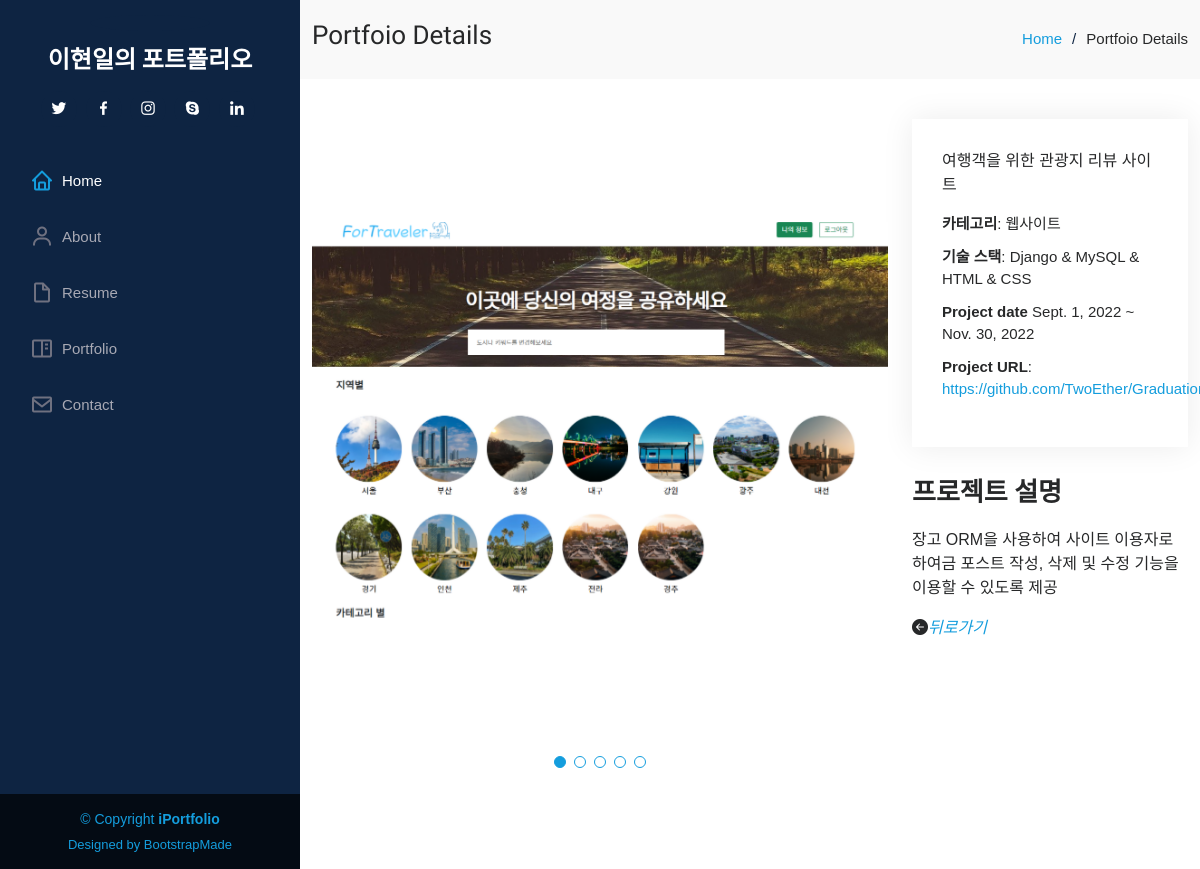
Before: /4/ with the older database file.
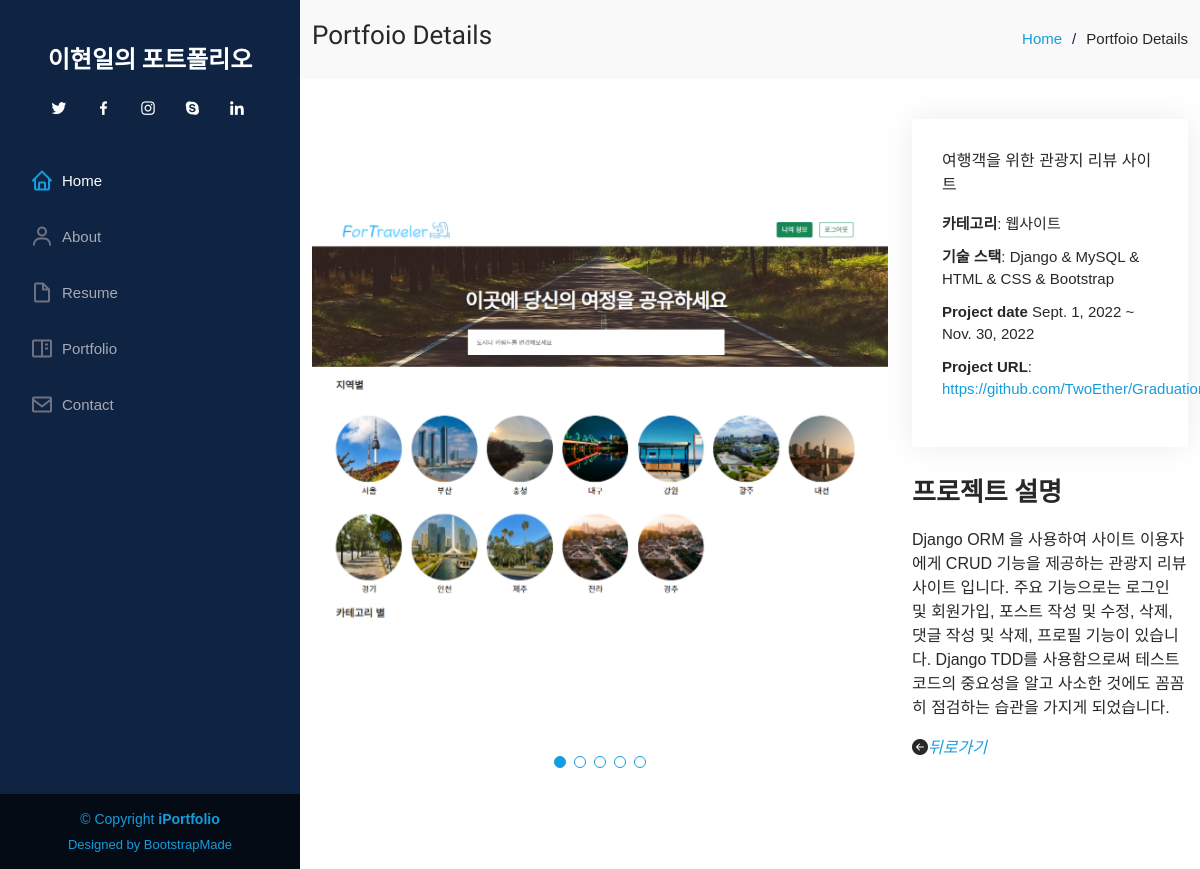
After: the same page with the newer database file.
### post/models.py (models this page shows, shortened)
class Post(models.Model):
    head_image = models.ImageField(upload_to='post/images', null=True)
    image1 = models.ImageField(upload_to='post/images')
    image2 = models.ImageField(upload_to='post/images')
    image3 = models.ImageField(upload_to='post/images')
    image4 = models.ImageField(upload_to='post/images', null=True)
    image5 = models.ImageField(upload_to='post/images', null=True)
    proj_title = models.TextField()
    proj_start = models.DateField(null=True)
    proj_end = models.DateField(null=True)
    proj_exp = models.TextField()
    proj_url = models.URLField()
    proj_team = models.TextField()
    proj_stack = models.TextField(null=True)

### post/views.py (the view)
# urls.py: path('<int:pk>/', views.PostDetail.as_view(), name='detail'),
class PostDetail(DetailView):
    model = Post

### post/templates/post/post_detail.html (shortened to what this page needs)
{% extends 'post/base.html' %}
{% load static %}
{% block body %}
  <main id="main">
    <section id="breadcrumbs" class="breadcrumbs">
      <div class="container">
        <div class="d-flex justify-content-between align-items-center">
          <h2>Portfoio Details</h2>
          <ol>
            <li><a href="{% url 'post:home' %}">Home</a></li>
            <li>Portfoio Details</li>
          </ol>
        </div>
      </div>
    </section>
    <section id="portfolio-details" class="portfolio-details">
      <div class="container">
        <div class="row gy-4">
          <div class="col-lg-8">
            <div class="portfolio-details-slider swiper">
              <div class="swiper-wrapper align-items-center">
                <div class="swiper-slide">
                  <img src="{{post.image1.url}}" alt="">
                </div>
              </div>
              <div class="swiper-pagination"></div>
            </div>
          </div>
          <div class="col-lg-4">
            <div class="portfolio-info">
              <p>{{post.proj_title}}<p>
              <ul>
                <li><strong>카테고리</strong>: 웹사이트</li>
                <li><strong>기술 스택</strong>: {{post.proj_stack}}</li>
                <li><strong>Project date</strong> {{post.proj_start}} ~ {{post.proj_end}}</li>
                <li><strong>Project URL</strong>: <a href="{{post.proj_url}}">{{post.proj_url}}</a></li>
              </ul>
            </div>
            <div class="portfolio-description">
              <h2>프로젝트 설명</h2>
              <p>
                {{post.proj_exp}}
              </p>
            </div>
            <span style="height:100px"><i class="bi bi-arrow-left-circle-fill"><a href="{% url 'post:home'%}">뒤로가기</i></span>
          </div>
        </div>
      </div>
    </section>
  </main>
{% endblock %}

Changed rows visible on the page:
changed Post "여행객을 위한 관광지 리뷰 사이트": proj_stack "Django & MySQL & HTML & CSS" → "Django & MySQL & HTML & CSS & Bootstrap"; proj_exp "장고 ORM을 사용하여 사이트 이용자로 하여금 포스트 작성, 삭제 및 수정 기능을 이용할 수 있도록 제공" → "Django ORM 을 사용하여 사이트 이용자에게 CRUD 기능을 제공하는 관광지 리뷰 사이트 입니다. 주요 기능으로는 로그인 및 회원가입, 포스트 작성 및 수정, 삭제, 댓글 작성 및 삭제, 프로필 기능이 있습니다. Django TDD를 사용함으로써 테스트 코드의 중요성을 알고 사소한 것에도 꼼꼼히 점검하는 습관을 가지게 되었습니다."
